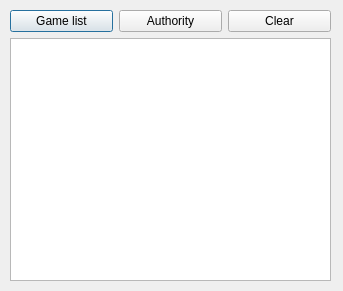
<?xml version="1.0" encoding="UTF-8"?>
<ui version="4.0">
 <class>GamesList</class>
 <widget class="QDialog" name="GamesList">
  <property name="geometry">
   <rect>
    <x>0</x>
    <y>0</y>
    <width>343</width>
    <height>291</height>
   </rect>
  </property>
  <property name="windowTitle">
   <string>Information</string>
  </property>
  <widget class="QWidget" name="layoutWidget">
   <property name="geometry">
    <rect>
     <x>10</x>
     <y>10</y>
     <width>321</width>
     <height>271</height>
    </rect>
   </property>
   <layout class="QVBoxLayout" name="verticalLayout">
    <item>
     <layout class="QHBoxLayout" name="horizontalLayout">
      <item>
       <widget class="QPushButton" name="pushButton">
        <property name="autoFillBackground">
         <bool>false</bool>
        </property>
        <property name="text">
         <string>Game list</string>
        </property>
       </widget>
      </item>
      <item>
       <widget class="QPushButton" name="pushButton_3">
        <property name="text">
         <string>Authority</string>
        </property>
       </widget>
      </item>
      <item>
       <widget class="QPushButton" name="pushButton_2">
        <property name="text">
         <string>Clear</string>
        </property>
       </widget>
      </item>
     </layout>
    </item>
    <item>
     <widget class="QTextBrowser" name="textBrowser"/>
    </item>
   </layout>
  </widget>
 </widget>
 <resources/>
 <connections/>
</ui>
